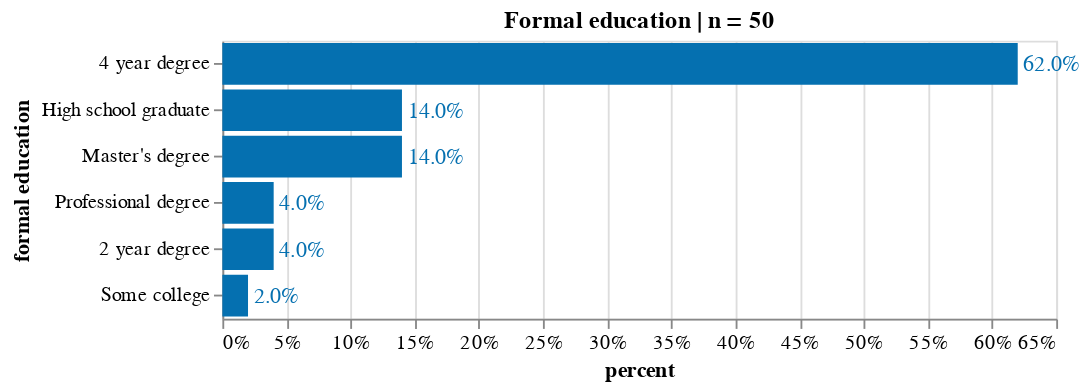

Notebook code for this chart:
### Code cell
source = count_freq_labels(df, X="formal education") 
title = 'Formal education | n = '+ source['counts'].sum().astype(str)
X, Y = 'percent:Q', 'formal education:N'
w, h= 450, 150
txs, ls, ts = 12, 11, 12

chart_formal_education= simple_per_bar(
    source, title=title, X=X, Y=Y,\
    width=w, height=h, \
    text_size = txs, label_size = ls, title_size=ts)
chart_formal_education.display(renderer='svg')

### Figure 1 — Vega-Lite specification as saved in the notebook (floating-point values rounded to 4 significant figures)
{"config": {"view": {"continuousWidth": 400, "continuousHeight": 300}, "axis": {"labelFontSize": 11, "titleFontSize": 12}}, "layer": [{"mark": "bar", "encoding": {"color": {"condition": {"value": "orange", "test": "(datum.emotion === null)"}, "value": "#0570b0"}, "x": {"type": "quantitative", "axis": {"format": ".0%"}, "field": "percent"}, "y": {"type": "nominal", "field": "formal education", "sort": "-x"}}, "title": "Formal education | n = 50"}, {"mark": {"type": "text", "align": "left", "baseline": "middle", "dx": 3, "fontSize": 12}, "encoding": {"color": {"condition": {"value": "orange", "test": "(datum.emotion === null)"}, "value": "#0570b0"}, "text": {"type": "quantitative", "field": "percent", "format": ".1%"}, "x": {"type": "quantitative", "axis": {"format": ".0%"}, "field": "percent"}, "y": {"type": "nominal", "field": "formal education", "sort": "-x"}}, "title": "Formal education | n = 50"}], "data": {"name": "data-70225dfc5cb399492fe800a856d508c3"}, "height": 150, "width": 450, "$schema": "https://vega.github.io/schema/vega-lite/v4.8.1.json", "datasets": {"data-70225dfc5cb399492fe800a856d508c3": [{"counts": 31, "formal education": "4 year degree", "percent": 0.62}, {"counts": 7, "formal education": "High school graduate", "percent": 0.14}, {"counts": 7, "formal education": "Master's degree", "percent": 0.14}, {"counts": 2, "formal education": "Professional degree", "percent": 0.04}, {"counts": 2, "formal education": "2 year degree", "percent": 0.04}, {"counts": 1, "formal education": "Some college", "percent": 0.02}]}}
